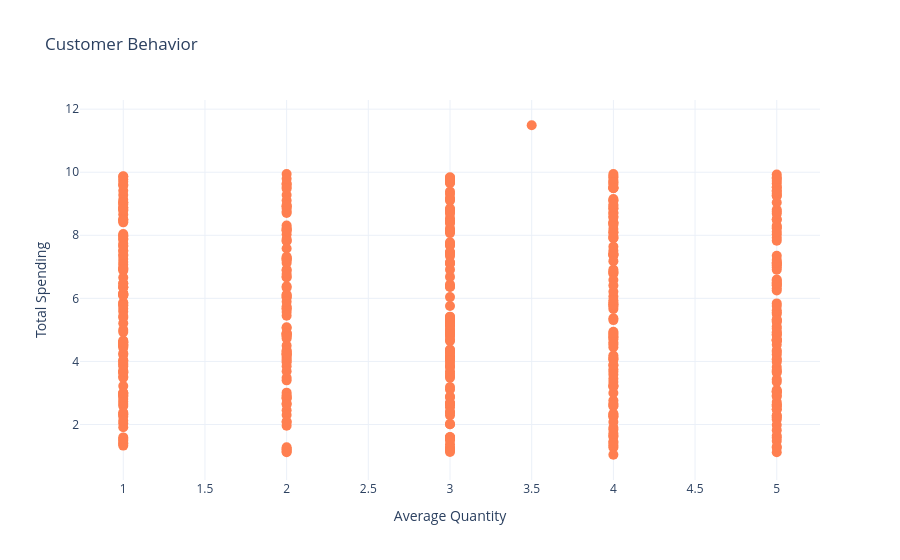

Notebook code for this chart:
### Markdown cell above
# 5. Customer Behaviour

### Code cell
customer_behavior = data.groupby('CustomerID').agg({'Quantity': 'mean', 'Price': 'sum'}).reset_index()

fig = go.Figure()
fig.add_trace(go.Scatter(
    x=customer_behavior['Quantity'], y=customer_behavior['Price'],
    mode='markers', text=customer_behavior['CustomerID'],
    marker=dict(size=10, color='coral')))
fig.update_layout(title='Customer Behavior',
                  xaxis_title='Average Quantity', yaxis_title='Total Spending')
fig.show()

### Figure 1 — Plotly figure (JSON) as saved in the notebook; plotly's stock layout.template omitted (floating-point values rounded to 4 significant figures; data arrays with more than 128 entries replaced by an {"elided": "..."} marker saying what was removed)
{"data": [{"marker": {"color": "coral", "size": 10}, "mode": "markers", "text": {"elided": "499 float values"}, "type": "scatter", "x": {"elided": "499 float values"}, "y": {"elided": "499 float values"}}], "layout": {"title": {"text": "Customer Behavior"}, "xaxis": {"title": {"text": "Average Quantity"}}, "yaxis": {"title": {"text": "Total Spending"}}}}
